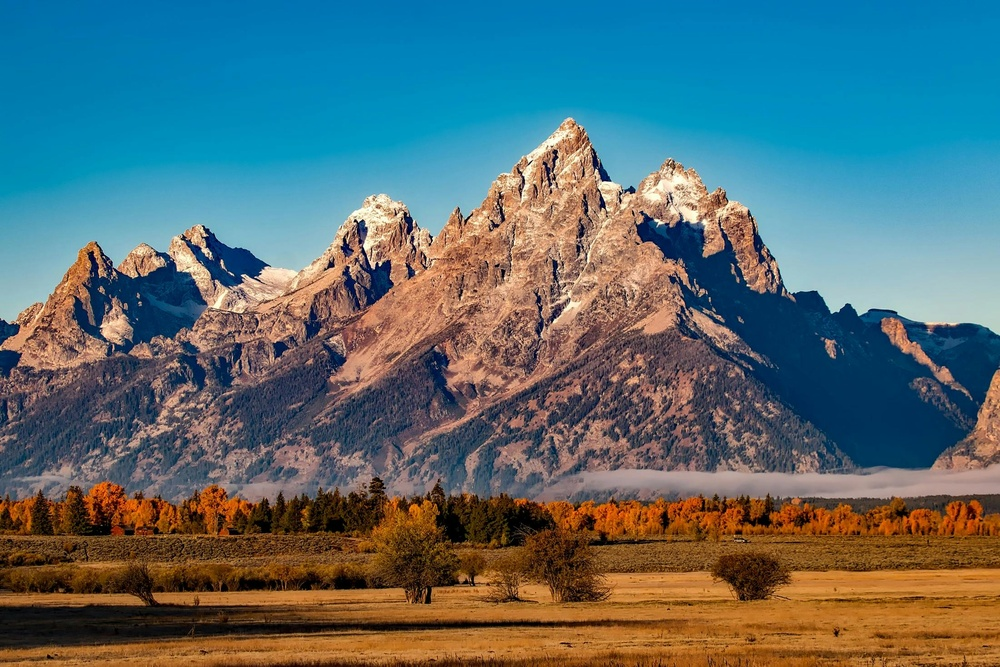
#> input picture assets/images/mountain.jpg, 1000 x 667 px, shrunk from 2201 x 1467 before the run
$ python 6-basic.py
#> lines starting #> are read from the running program, lines starting #| are printed output that depends on the picture; after the words box and inside, x2 and y2 are one past the last pixel; in counts of white or black regions, pixels touching at a corner belong together
import cv2 as cv

img = cv.imread("assets/images/mountain.jpg")
#> img is the input picture: shape (667, 1000, 3); mean B, G, R 112.8, 108.7, 86.3

cv.imshow("Cat", img)

# Convert Image to greyscale
grey = cv.cvtColor(img, cv.COLOR_BGR2GRAY)
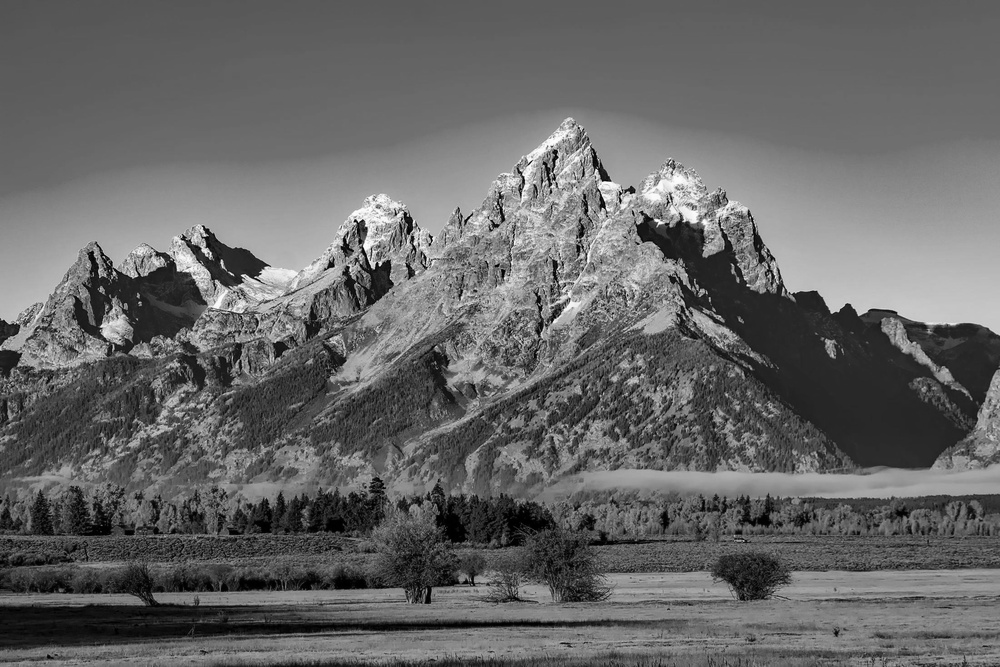
#> grey: shape (667, 1000); min 0, max 254, mean 102.5

# Blur a image
blur = cv.GaussianBlur(img, (7,7), cv.BORDER_DEFAULT)
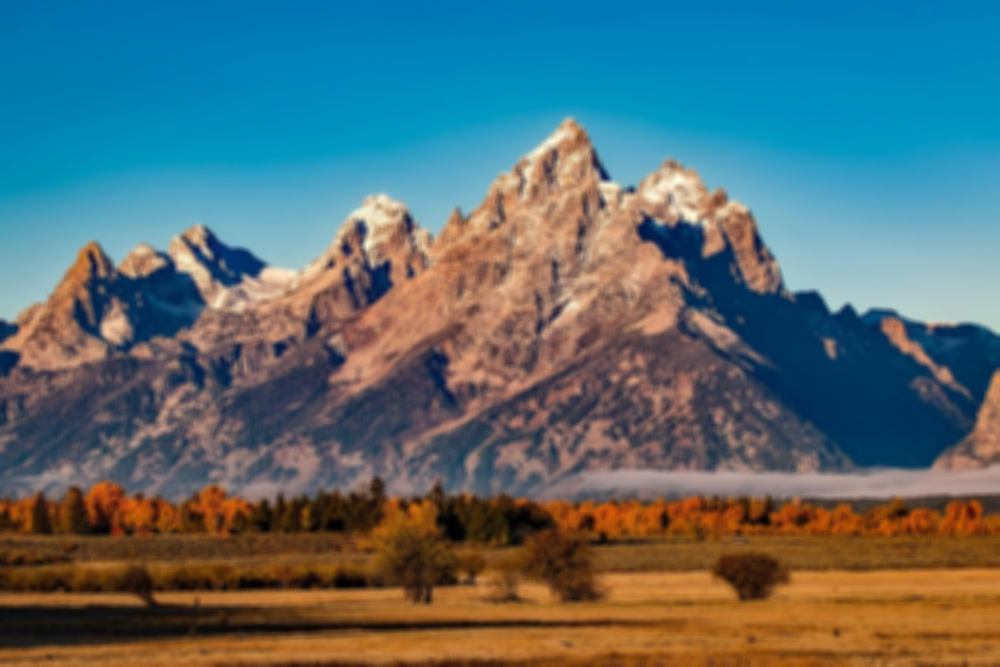
#> blur: shape (667, 1000, 3); mean B, G, R 112.8, 108.7, 86.3


#Edge casscade
cany = cv.Canny(blur, 125,175)
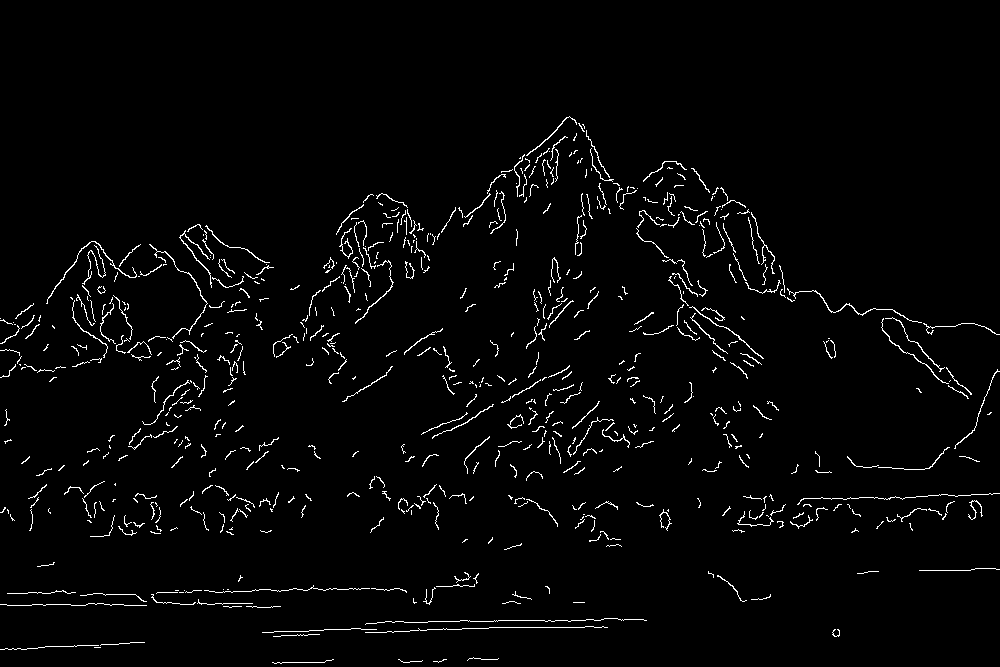
#> cany: shape (667, 1000); 2.4% white in thin lines or dots, all inside (x1, y1, x2, y2) = (0, 116, 1000, 664)
# cv.imshow("cany", cany)

# Dialating a image
dialeted = cv.dilate(cany, (3,3), iterations=3)
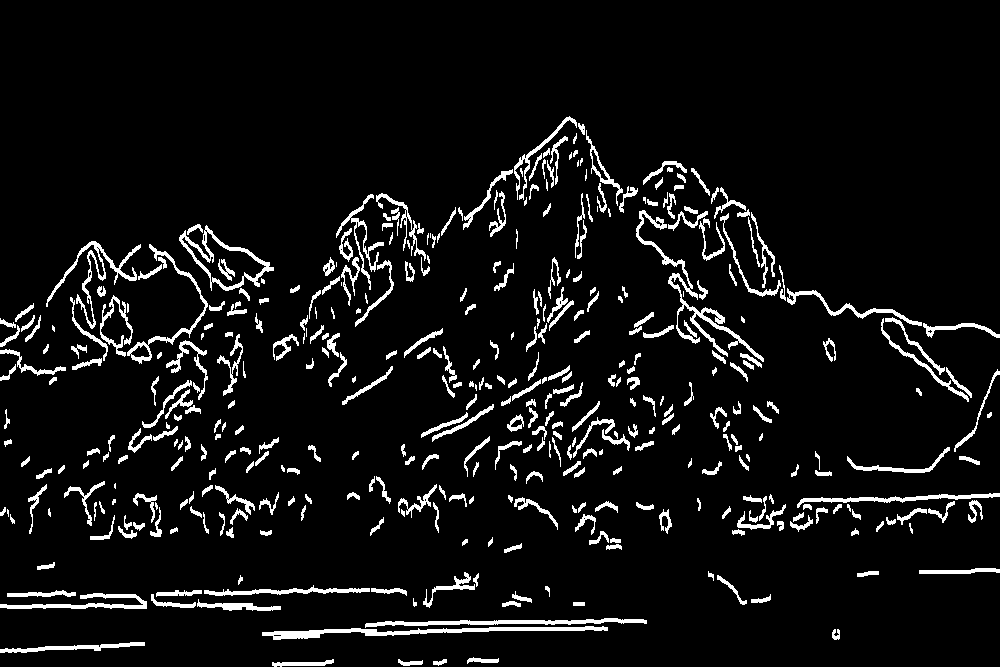
#> dialeted: shape (667, 1000); 6.7% white; 413 white regions (40 under 20 px), largest, box (x1, y1, x2, y2) and area: (636, 210, 764, 362) 1680, (262, 626, 608, 640) 1606, (365, 618, 647, 628) 1128
cv.imshow("dialeted", dialeted)

# Eroding a aimage
eroded = cv.erode(dialeted, (3,3), iterations=3)
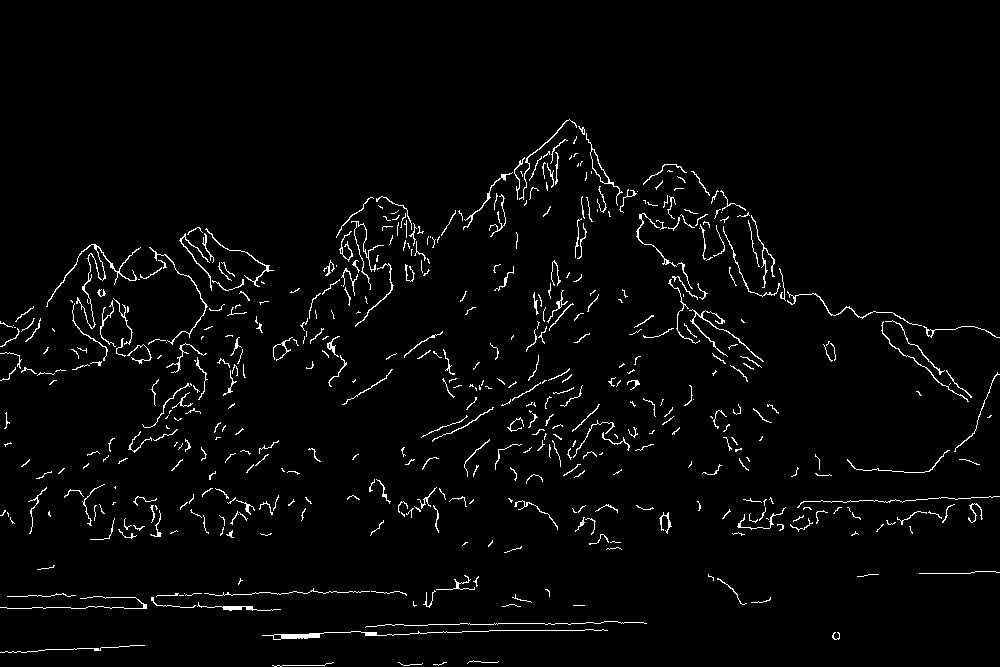
#> eroded: shape (667, 1000); 2.6% white in thin lines or dots, all inside (x1, y1, x2, y2) = (0, 119, 1000, 667)
cv.imshow("eroded", eroded)
cv.waitKey(0)
